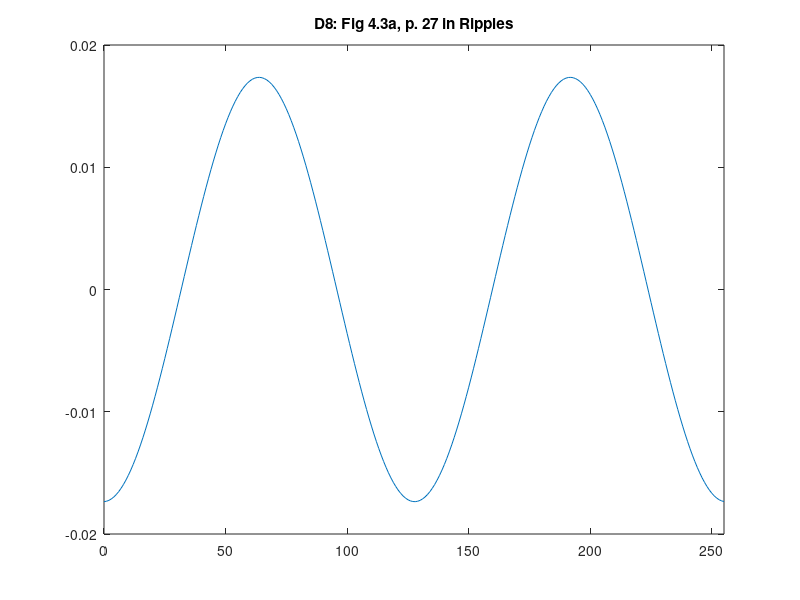
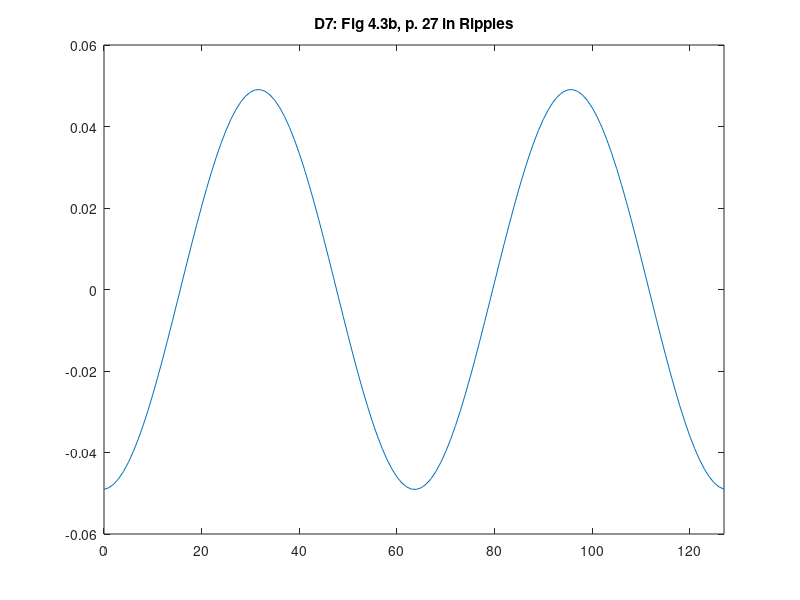
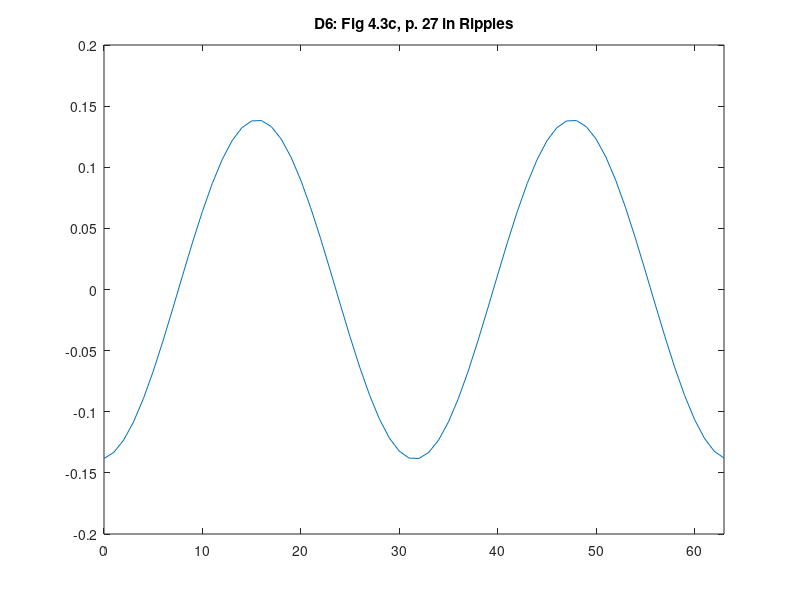
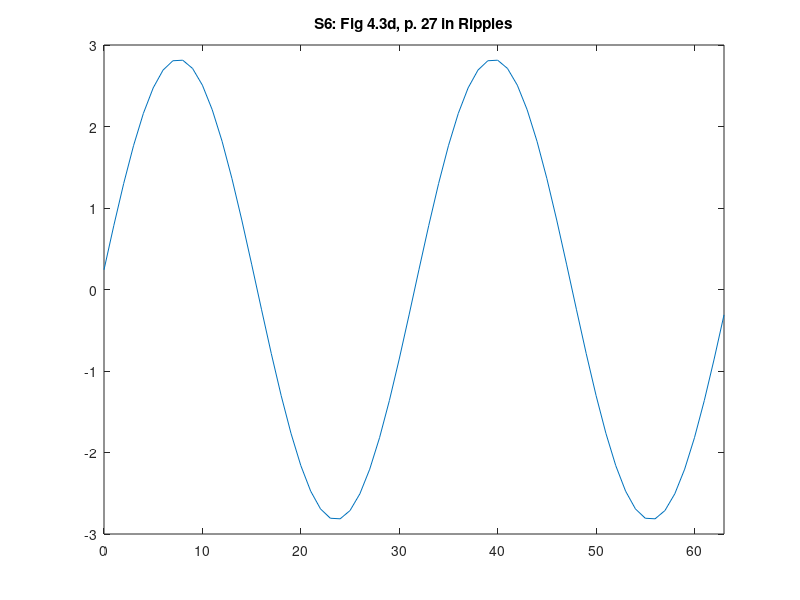

MATLAB code to generate these figures, in order:
%% ========================================================================
%% Programmatic octave notes on "Ripples in Mathematics" by A. Jensen
%% and A. la Cour-Harbo written with a deep gratitude to the authors for
%% this wonderful text.
%% 
%% Reconstruction of graphs on p.27, Ch 04.
%%
%% Author: Vladimir Kulyukin
%% 
%% NB: I have tested this code in Octave, not Matlab.
%%
%% The numbers below were computed by my Java OneDHaar class methods
%% available at https://github.com/VKEDCO/java/blob/master/haar/org.vkedco.wavelets.haar/OneDHaar.java
%% =========================================================================

t = [0:511];

y_fig43a_p27 = [
-0.017353269107199996
-0.017321916522383546
-0.017248833923443972
-0.01713419737276341
-0.01697828303983344
-0.016781466535938518
-0.016544222009275723
-0.016267121002689743
-0.01595083107677686
-0.015596114201672194
-0.015203824921397496
-0.014774908295189326
-0.014310397620768977
-0.01381141194503726
-0.013279153368193254
-0.012714904147768758
-0.012120023609558276
-0.011495944872883619
-0.010844171398084385
-0.010166273364549937
-0.009463883888019765
-0.008738695086265102
-0.007992454002628522
-0.007226958397243124
-0.006444052416071981
-0.005645622148198233
-0.004833591082071319
-0.004009915471655274
-0.003176579623640764
-0.002335591117077376
-0.0014889759669394682
-6.387737432781892E-4
2.129673422805805E-4
0.001064195370858105
0.0019128596595747276
0.002756915701824673
0.0035943300926715572
0.004423085427499176
0.005241185162115423
0.006046658422602499
0.006837564753324707
0.007611998791656501
0.008368094858166473
0.009104031451204694
0.00981803563505819
0.010508387311108232
0.011173423361699932
0.011811541656736901
0.012421204913353977
0.013000944399365983
0.013549363471571175
0.014065140940389582
0.014547034252721722
0.014993882485369262
0.01540460914180061
0.015778224745524917
0.016113829223828053
0.016410614076126505
0.016667864321714947
0.016884960222220188
0.017061378774602554
0.017196694971116006
0.017290582823191777
0.017342816146770284
0.017353269107199934
0.017321916522383803
0.017248833923443913
0.017134197372763352
0.01697828303983336
0.016781466535938476
0.016544222009275644
0.016267121002689743
0.015950831076776823
0.015596114201672468
0.015203824921397416
0.014774908295189248
0.014310397620769135
0.01381141194503726
0.013279153368193254
0.01271490414776868
0.012120023609558198
0.01149594487288354
0.010844171398084307
0.010166273364549859
0.009463883888019843
0.00873869508626518
0.007992454002628444
0.007226958397243124
0.006444052416072216
0.005645622148198233
0.004833591082071398
0.004009915471655196
0.003176579623640764
0.002335591117077533
0.0014889759669393897
6.387737432781892E-4
-2.129673422805805E-4
-0.001064195370858105
-0.001912859659574649
-0.0027569157018245945
-0.0035943300926715572
-0.004423085427499097
-0.005241185162115344
-0.006046658422602421
-0.006837564753324707
-0.007611998791656344
-0.008368094858166473
-0.009104031451204773
-0.009818035635058111
-0.010508387311108624
-0.011173423361699854
-0.011811541656736901
-0.012421204913353977
-0.013000944399365747
-0.013549363471571175
-0.014065140940389582
-0.014547034252721644
-0.014993882485369262
-0.015404609141800573
-0.015778224745524917
-0.016113829223828643
-0.01641061407612619
-0.016667864321714947
-0.016884960222220188
-0.017061378774602242
-0.01719669497111664
-0.017290582823191777
-0.017342816146770287
-0.017353269107199937
-0.017321916522383487
-0.017248833923443924
-0.017134197372763352
-0.01697828303983336
-0.016781466535938438
-0.016544222009275644
-0.016267121002689705
-0.015950831076776823
-0.015596114201672194
-0.015203824921397416
-0.014774908295189248
-0.01431039762076882
-0.013811411945037731
-0.013279153368193254
-0.012714904147768758
-0.012120023609558198
-0.011495944872883619
-0.010844171398084385
-0.010166273364549859
-0.009463883888019765
-0.008738695086265102
-0.007992454002628444
-0.007226958397243045
-0.006444052416072216
-0.005645622148198233
-0.004833591082071398
-0.004009915471655274
-0.003176579623640764
-0.0023355911170774546
-0.0014889759669393897
-6.387737432781892E-4
2.129673422805805E-4
0.001064195370858105
0.001912859659574649
0.0027569157018247515
0.0035943300926717142
0.004423085427499333
0.005241185162115187
0.006046658422602185
0.006837564753324471
0.00761199879165603
0.00836809485816616
0.009104031451205008
0.009818035635058425
0.010508387311108624
0.011173423361700324
0.011811541656737293
0.01242120491335437
0.013000944399365277
0.013549363471570703
0.014065140940389034
0.014547034252721094
0.014993882485369812
0.015404609141801123
0.015778224745525503
0.016113829223828605
0.01641061407612678
0.016667864321715537
0.016884960222219577
0.01706137877460163
0.017196694971115385
0.01729058282319115
0.017342816146769663
0.017353269107200565
0.01732191652238411
0.01724883392344454
0.01713419737276398
0.016978283039833987
0.016781466535939066
0.016544222009275016
0.016267121002689115
0.015950831076776233
0.015596114201671644
0.015203824921396868
0.014774908295189798
0.01431039762076937
0.013811411945037731
0.013279153368193648
0.01271490414776923
0.012120023609557728
0.011495944872883149
0.010844171398083913
0.010166273364549467
0.00946388388801945
0.008738695086265494
0.00799245400262868
0.007226958397243359
0.006444052416072216
0.00564562214819839
0.004833591082071555
0.004009915471655117
0.003176579623640607
0.0023355911170772972
0.0014889759669393112
6.387737432781107E-4
-2.129673422805805E-4
-0.001064195370858105
-0.0019128596595747276
-0.0027569157018247515
-0.0035943300926717142
-0.004423085427499333
-0.005241185162115187
-0.006046658422602185
-0.006837564753324471
-0.00761199879165603
-0.008368094858166081
-0.009104031451205087
-0.009818035635058425
-0.010508387311108546
-0.011173423361700246
-0.011811541656737371
-0.012421204913354448
-0.013000944399365277
-0.01354936347157078
-0.014065140940389034
-0.014547034252721094
-0.014993882485369812
-0.015404609141801123
-0.015778224745525503
-0.016113829223828605
-0.01641061407612678
-0.016667864321715537
-0.016884960222219556
-0.01706137877460163
-0.017196694971115395
-0.01729058282319115
-0.017342816146769656
];


figure;
plot(0:1:255, y_fig43a_p27);
title("D8: Fig 4.3a, p. 27 in Ripples");
xlim([0 255]);

y_fig43b_p27 = [
-0.04904550470208658
-0.04863227384344307
-0.047750687602582144
-0.046409236136927164
-0.04462083835740445
-0.042402717512268644
-0.03977623531780623
-0.036766686233331375
-0.033403053861714625
-0.029717731821442696
-0.025746211778365728
-0.02152674164155185
-0.017099957215016028
-0.012508490852711891
-0.00779656088565971
-0.0030095457752448364
0.0018064529061707722
0.006605054458592284
0.011340045725887418
0.015965826153743066
0.02043784694792932
0.02471304010354362
0.028750233173438902
0.0325105457813979
0.035957764061409686
0.03905868941699677
0.041783458241846774
0.04410582952266639
0.04600343755448325
0.04745800733461338
0.04845553056092583
0.048986400539449124
0.04904550470208663
0.048632273843442916
0.04775068760258195
0.046409236136927476
0.04462083835740461
0.04240271751226841
0.039776235317806385
0.03676668623333169
0.033403053861714625
0.029717731821443168
0.025746211778365415
0.02152674164155169
0.017099957215016184
0.012508490852712047
0.00779656088565971
0.0030095457752448364
-0.0018064529061707722
-0.006605054458592441
-0.011340045725887418
-0.01596582615374291
-0.02043784694792932
-0.02471304010354362
-0.028750233173438902
-0.03251054578139759
-0.03595776406140961
-0.0390586894169974
-0.0417834582418467
-0.044105829522666
-0.046003437554483446
-0.04745800733461342
-0.04845553056092601
-0.04898640053944869
-0.049045504702086413
-0.04863227384344382
-0.04775068760258195
-0.046409236136927046
-0.0446208383574043
-0.04240271751226841
-0.03977623531780647
-0.036766686233331375
-0.033403053861714625
-0.029717731821443168
-0.025746211778365415
-0.02152674164155185
-0.017099957215016184
-0.012508490852711891
-0.007796560885659553
-0.0030095457752448364
0.0018064529061707722
0.006605054458592441
0.011340045725887574
0.01596582615374275
0.020437846947929477
0.024713040103543936
0.028750233173438902
0.03251054578139759
0.03595776406141016
0.03905868941699685
0.04178345824184748
0.044105829522666076
0.04600343755448309
0.0474580073346142
0.048455530560925615
0.04898640053944869
0.0490455047020864
0.04863227384344295
0.04775068760258195
0.046409236136927046
0.04462083835740437
0.04240271751226935
0.03977623531780615
0.036766686233331375
0.033403053861714466
0.029717731821442696
0.025746211778366043
0.02152674164155169
0.017099957215015872
0.012508490852712205
0.007796560885659553
0.0030095457752446794
-0.0018064529061707722
-0.006605054458592284
-0.011340045725887574
-0.01596582615374291
-0.02043784694792932
-0.024713040103543936
-0.028750233173438902
-0.03251054578139759
-0.03595776406141016
-0.039058689416996695
-0.041783458241847406
-0.044105829522666076
-0.046003437554483134
-0.0474580073346142
-0.048455530560925594
-0.04898640053944869
];

figure;
plot(0:1:127, y_fig43b_p27);
title("D7: Fig 4.3b, p. 27 in Ripples");
xlim([0 127]);

y_fig43c_p27 = [
-0.1382205356729931
-0.13324253778085945
-0.12314410388508332
-0.10831331113701251
-0.08932009858475111
-0.06689436473516598
-0.041897917963600595
-0.015291357701316859
0.011902840861936378
0.03863961992605535
0.06389150006576436
0.08668806568871212
0.10615325756246972
0.12153903927953467
0.13225414387696569
0.13788679589418307
0.1382205356729931
0.13324253778085923
0.12314410388508332
0.10831331113701283
0.08932009858475126
0.06689436473516598
0.041897917963600435
0.015291357701316859
-0.01190284086193622
-0.03863961992605488
-0.06389150006576436
-0.08668806568871212
-0.10615325756247004
-0.12153903927953467
-0.13225414387696544
-0.13788679589418357
-0.13822053567299325
-0.13324253778085893
-0.12314410388508293
-0.10831331113701298
-0.08932009858475126
-0.06689436473516583
-0.041897917963600435
-0.015291357701317173
0.01190284086193622
0.03863961992605519
0.06389150006576451
0.08668806568871165
0.10615325756246989
0.121539039279535
0.13225414387696582
0.13788679589418265
0.13822053567299264
0.1332425377808602
0.12314410388508332
0.10831331113701204
0.08932009858475064
0.06689436473516598
0.041897917963600595
0.015291357701317015
-0.011902840861936378
-0.03863961992605519
-0.06389150006576436
-0.08668806568871165
-0.10615325756247004
-0.121539039279535
-0.13225414387696582
-0.13788679589418262
];

figure;
plot(0:1:63, y_fig43c_p27);
title("D6: Fig 4.3c, p. 27 in Ripples");
xlim([0 63]);

y_fig43d_p27 = [
0.24228789181051738
0.7865275324466248
1.30054136110053
1.7645761145993404
2.1607991975997836
2.473983979226618
2.692094943957973
2.8067502097372614
2.8135436389999984
2.7122141640694157
2.506655819840873
2.2047680982046236
1.818152375002565
1.3616660756607568
0.8528517126624386
0.3112627366312535
-0.242287891810517
-0.7865275324466247
-1.3005413611005299
-1.7645761145993402
-2.1607991975997836
-2.473983979226618
-2.692094943957973
-2.8067502097372614
-2.8135436389999984
-2.712214164069416
-2.506655819840873
-2.2047680982046236
-1.8181523750025657
-1.3616660756607575
-0.8528517126624388
-0.3112627366312537
0.24228789181051652
0.7865275324466239
1.30054136110053
1.7645761145993402
2.1607991975997836
2.473983979226618
2.692094943957973
2.806750209737261
2.8135436389999984
2.7122141640694166
2.506655819840873
2.204768098204624
1.8181523750025657
1.3616660756607573
0.8528517126624395
0.31126273663125437
-0.24228789181051674
-0.7865275324466237
-1.3005413611005292
-1.7645761145993395
-2.1607991975997836
-2.473983979226618
-2.692094943957973
-2.806750209737261
-2.8135436389999984
-2.7122141640694166
-2.5066558198408737
-2.204768098204624
-1.8181523750025663
-1.3616660756607575
-0.8528517126624399
-0.3112627366312547
];

figure;
plot(0:1:63, y_fig43d_p27);
title("S6: Fig 4.3d, p. 27 in Ripples");
xlim([0 63]);
